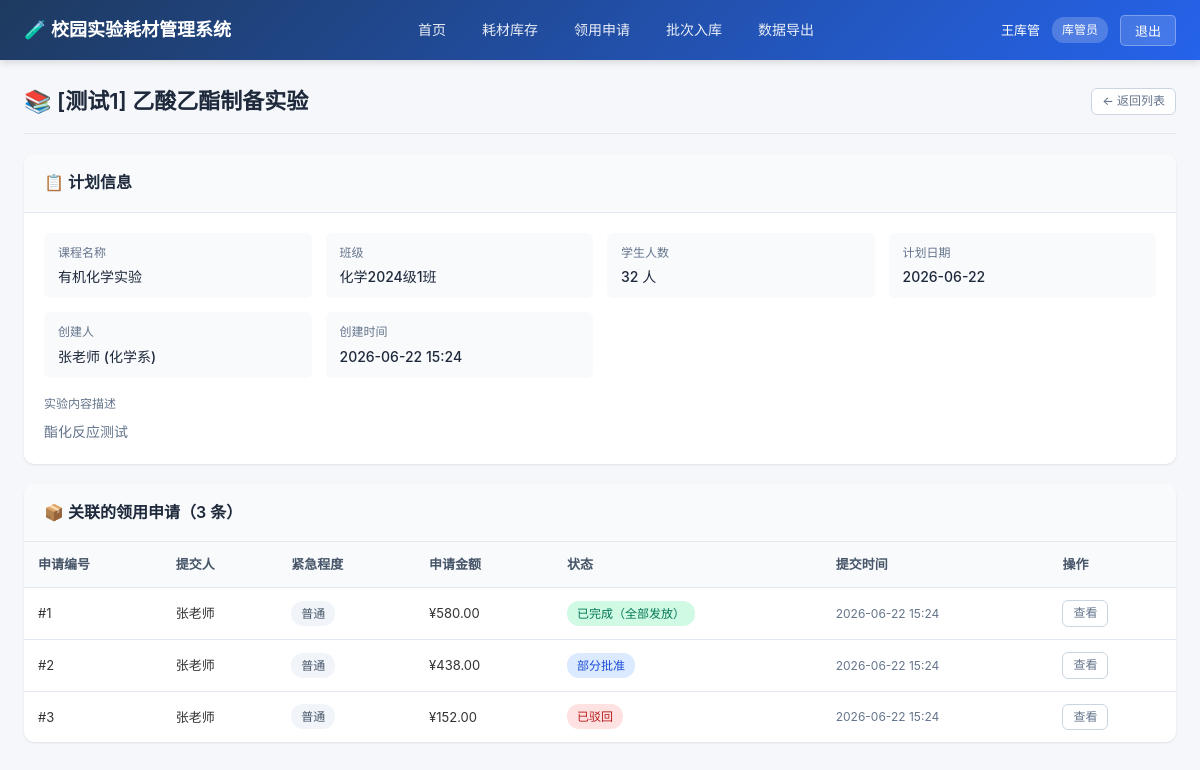
Before: /plans/1 (signed in) with the older database file.
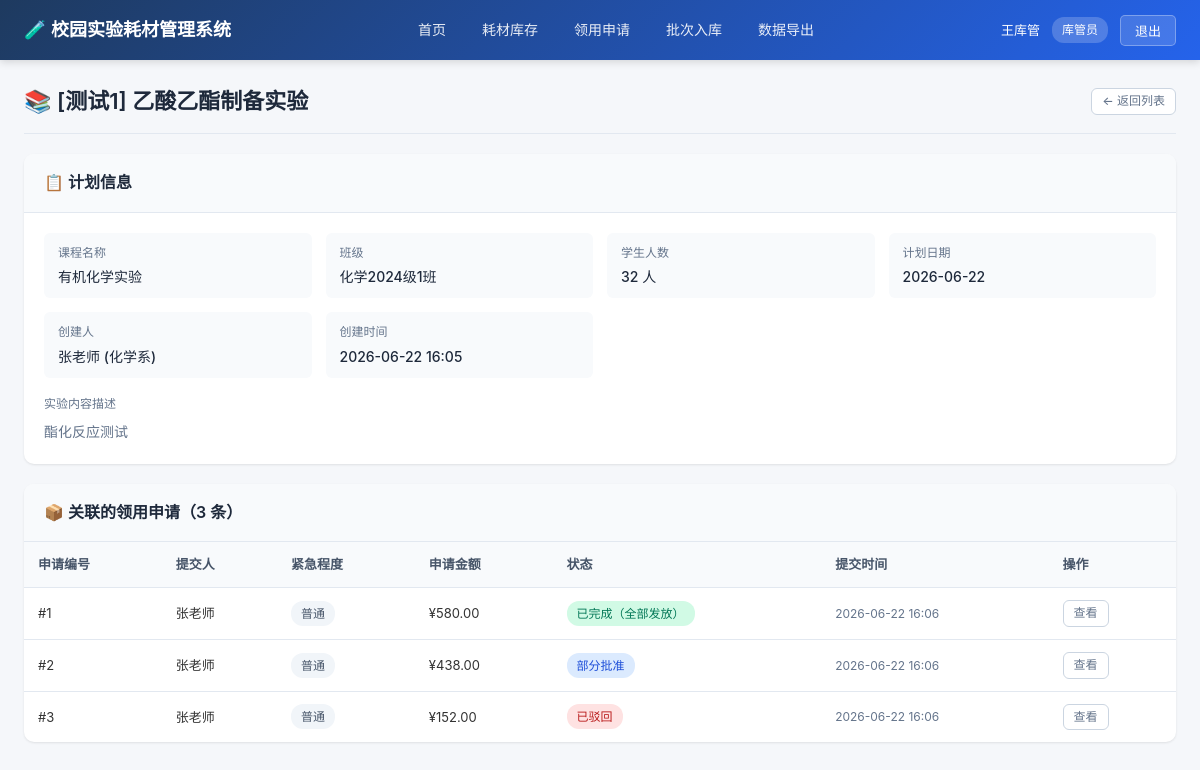
After: the same page with the newer database file.
### models.py (models this page shows)
class ExperimentPlan(Base):
    __tablename__ = "experiment_plans"
    id = Column(Integer, primary_key=True, index=True)
    title = Column(String(200), nullable=False)
    course_name = Column(String(200), default="")
    class_name = Column(String(100), default="")
    student_count = Column(Integer, default=0)
    plan_date = Column(Date, nullable=False)
    description = Column(Text, default="")
    creator_id = Column(Integer, ForeignKey("users.id"), nullable=False)
    created_at = Column(DateTime, default=datetime.now)
    creator = relationship("User", back_populates="created_plans")
    requests = relationship("SupplyRequest", back_populates="plan")

class SupplyRequest(Base):
    __tablename__ = "supply_requests"
    id = Column(Integer, primary_key=True, index=True)
    plan_id = Column(Integer, ForeignKey("experiment_plans.id"), nullable=False)
    applicant_id = Column(Integer, ForeignKey("users.id"), nullable=False)
    status = Column(String(20), nullable=False, default="pending")
    urgency = Column(String(20), default="normal")  # normal, urgent, emergency
    total_amount = Column(Float, default=0.0)
    remark = Column(Text, default="")
    created_at = Column(DateTime, default=datetime.now)
    updated_at = Column(DateTime, default=datetime.now, onupdate=datetime.now)
    plan = relationship("ExperimentPlan", back_populates="requests")
    applicant = relationship("User", back_populates="submitted_requests")
    items = relationship("RequestItem", back_populates="request", cascade="all, delete-orphan")
    approvals = relationship("ApprovalRecord", back_populates="request", cascade="all, delete-orphan")
    issuances = relationship("SupplyIssuance", back_populates="request", cascade="all, delete-orphan")

class User(Base):
    __tablename__ = "users"
    id = Column(Integer, primary_key=True, index=True)
    username = Column(String(50), unique=True, index=True, nullable=False)
    password = Column(String(100), nullable=False)
    full_name = Column(String(100), nullable=False)
    role = Column(String(20), nullable=False)  # teacher, keeper, director
    department = Column(String(100), default="")
    created_at = Column(DateTime, default=datetime.now)
    created_plans = relationship("ExperimentPlan", back_populates="creator")
    submitted_requests = relationship("SupplyRequest", back_populates="applicant")
    approvals = relationship("ApprovalRecord", back_populates="approver")

### main.py (the view)
@app.get("/plans/{plan_id}", response_class=HTMLResponse)
async def plan_detail(
    request: Request,
    plan_id: int,
    current_user: models.User = Depends(get_current_user),
    db: Session = Depends(get_db)
):
    plan = db.query(models.ExperimentPlan).filter(models.ExperimentPlan.id == plan_id).first()
    if not plan:
        raise HTTPException(status_code=404, detail="实验计划不存在")
    return templates.TemplateResponse("plans/detail.html", {
        "request": request,
        "current_user": current_user,
        "plan": plan,
        "ROLE_MAP": ROLE_MAP
    })

### templates/plans/detail.html (shortened to what this page needs)
{% extends "base.html" %}
{% block content %}
<div class="page-header">
    <div class="page-title">📚 {{ plan.title }}</div>
    <div class="page-actions">
        <a href="/plans" class="btn btn-outline btn-sm">← 返回列表</a>
    </div>
</div>
<div class="card">
    <div class="card-header">
        <div class="card-title">📋 计划信息</div>
    </div>
    <div class="card-body">
        <div class="detail-grid">
            <div class="detail-item">
                <div class="detail-label">课程名称</div>
                <div class="detail-value">{{ plan.course_name or '-' }}</div>
            </div>
            <div class="detail-item">
                <div class="detail-label">班级</div>
                <div class="detail-value">{{ plan.class_name or '-' }}</div>
            </div>
            <div class="detail-item">
                <div class="detail-label">学生人数</div>
                <div class="detail-value">{{ plan.student_count or 0 }} 人</div>
            </div>
            <div class="detail-item">
                <div class="detail-label">计划日期</div>
                <div class="detail-value">{{ plan.plan_date.strftime('%Y-%m-%d') }}</div>
            </div>
            <div class="detail-item">
                <div class="detail-label">创建人</div>
                <div class="detail-value">{{ plan.creator.full_name }} ({{ plan.creator.department }})</div>
            </div>
            <div class="detail-item">
                <div class="detail-label">创建时间</div>
                <div class="detail-value">{{ plan.created_at.strftime('%Y-%m-%d %H:%M') }}</div>
            </div>
        </div>
        {% if plan.description %}
        <div class="mt-2">
            <div class="detail-label mb-1">实验内容描述</div>
            <div class="text-muted" style="white-space: pre-wrap;">{{ plan.description }}</div>
        </div>
        {% endif %}
    </div>
</div>
<div class="card">
    <div class="card-header flex-between">
        <div class="card-title">📦 关联的领用申请（{{ plan.requests|length }} 条）</div>
    </div>
    <div class="table-responsive">
        <table>
            <thead>
                <tr>
                    <th>申请编号</th>
                    <th>提交人</th>
                    <th>紧急程度</th>
                    <th>申请金额</th>
                    <th>状态</th>
                    <th>提交时间</th>
                    <th>操作</th>
                </tr>
            </thead>
            <tbody>
                {% for r in plan.requests %}
                <tr>
                    <td>#{{ r.id }}</td>
                    <td>{{ r.applicant.full_name }}</td>
                    <td>
                        {% if r.urgency == 'emergency' %}
                        <span class="badge badge-danger">紧急</span>
                        {% elif r.urgency == 'urgent' %}
                        <span class="badge badge-warning">加急</span>
                        {% else %}
                        <span class="badge badge-default">普通</span>
                        {% endif %}
                    </td>
                    <td>¥{{ "%.2f"|format(r.total_amount) }}</td>
                    <td>
                        {% set cls = 'badge-pending' if r.status == 'pending' else ('badge-approved' if r.status in ['approved','partially_approved'] else ('badge-rejected' if r.status == 'rejected' else 'badge-completed')) %}
                        <span class="badge {{ cls }}">{{ STATUS_MAP.get(r.status, r.status) }}</span>
                    </td>
                    <td class="text-sm text-muted">{{ r.created_at.strftime('%Y-%m-%d %H:%M') }}</td>
                    <td><a href="/requests/{{ r.id }}" class="btn btn-outline btn-sm">查看</a></td>
                </tr>
                {% endfor %}
            </tbody>
        </table>
    </div>
</div>
{% endblock %}

Changed rows visible on the page:
changed ExperimentPlan "[测试1] 乙酸乙酯制备实验": created_at "2026-06-22 15:24" → "2026-06-22 16:05"
changed SupplyRequest "已完成（全部发放）": created_at "2026-06-22 15:24" → "2026-06-22 16:06"
changed SupplyRequest "部分批准": created_at "2026-06-22 15:24" → "2026-06-22 16:06"
changed SupplyRequest "已驳回": created_at "2026-06-22 15:24" → "2026-06-22 16:06"
